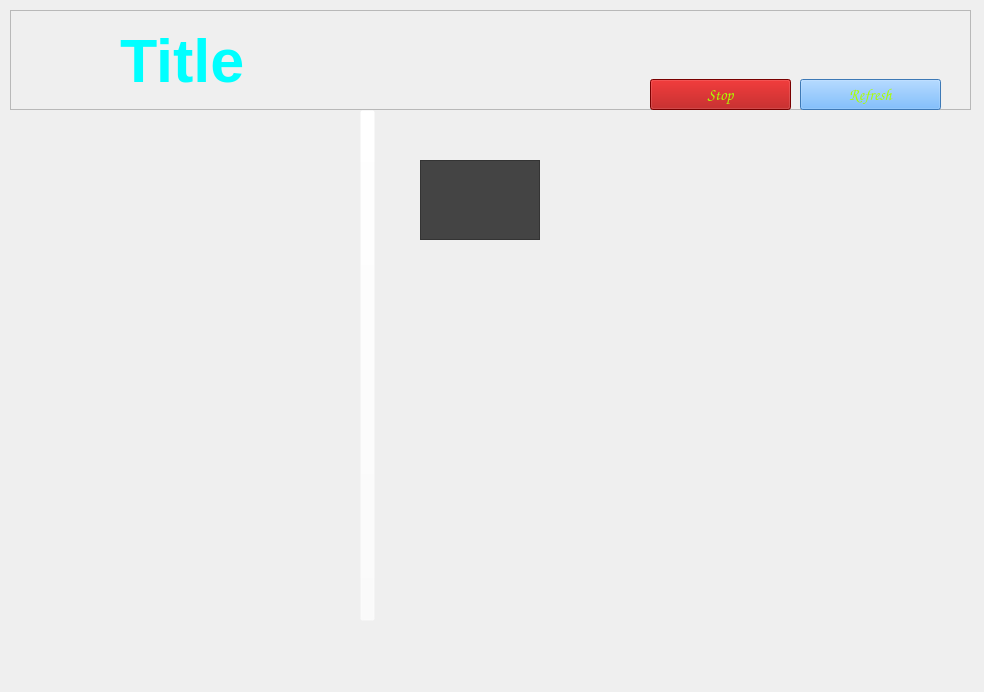
<?xml version="1.0" encoding="UTF-8"?>
<ui version="4.0">
 <class>Dialog</class>
 <widget class="QDialog" name="Dialog">
  <property name="geometry">
   <rect>
    <x>0</x>
    <y>0</y>
    <width>984</width>
    <height>692</height>
   </rect>
  </property>
  <property name="windowTitle">
   <string>Dialog</string>
  </property>
  <widget class="QFrame" name="frm_title">
   <property name="geometry">
    <rect>
     <x>10</x>
     <y>10</y>
     <width>961</width>
     <height>100</height>
    </rect>
   </property>
   <property name="frameShape">
    <enum>QFrame::StyledPanel</enum>
   </property>
   <property name="frameShadow">
    <enum>QFrame::Raised</enum>
   </property>
   <widget class="QLabel" name="lbl_title_pic">
    <property name="geometry">
     <rect>
      <x>0</x>
      <y>0</y>
      <width>100</width>
      <height>100</height>
     </rect>
    </property>
    <property name="text">
     <string/>
    </property>
    <property name="pixmap">
     <pixmap>../images/today.png</pixmap>
    </property>
    <property name="scaledContents">
     <bool>true</bool>
    </property>
   </widget>
   <widget class="QLabel" name="lbl_title">
    <property name="geometry">
     <rect>
      <x>110</x>
      <y>0</y>
      <width>400</width>
      <height>100</height>
     </rect>
    </property>
    <property name="sizePolicy">
     <sizepolicy hsizetype="Preferred" vsizetype="Preferred">
      <horstretch>0</horstretch>
      <verstretch>0</verstretch>
     </sizepolicy>
    </property>
    <property name="font">
     <font>
      <pointsize>46</pointsize>
      <weight>75</weight>
      <bold>true</bold>
      <underline>false</underline>
     </font>
    </property>
    <property name="styleSheet">
     <string notr="true">color: rgb(0, 255, 255);</string>
    </property>
    <property name="text">
     <string>Title</string>
    </property>
   </widget>
   <widget class="QFrame" name="frm_control">
    <property name="geometry">
     <rect>
      <x>0</x>
      <y>69</y>
      <width>941</width>
      <height>31</height>
     </rect>
    </property>
    <property name="styleSheet">
     <string notr="true">background-color: rgba(255, 255, 255, 0);</string>
    </property>
    <property name="frameShape">
     <enum>QFrame::StyledPanel</enum>
    </property>
    <property name="frameShadow">
     <enum>QFrame::Raised</enum>
    </property>
    <widget class="QPushButton" name="btn_refresh">
     <property name="geometry">
      <rect>
       <x>790</x>
       <y>0</y>
       <width>141</width>
       <height>31</height>
      </rect>
     </property>
     <property name="font">
      <font>
       <family>Comic Sans MS</family>
       <pointsize>12</pointsize>
      </font>
     </property>
     <property name="styleSheet">
      <string notr="true">background-color: rgb(85, 170, 255);
color: rgb(170, 255, 0);</string>
     </property>
     <property name="text">
      <string>Refresh</string>
     </property>
     <property name="autoDefault">
      <bool>false</bool>
     </property>
    </widget>
    <widget class="QPushButton" name="btn_stop">
     <property name="geometry">
      <rect>
       <x>640</x>
       <y>0</y>
       <width>141</width>
       <height>31</height>
      </rect>
     </property>
     <property name="font">
      <font>
       <family>Comic Sans MS</family>
       <pointsize>12</pointsize>
      </font>
     </property>
     <property name="styleSheet">
      <string notr="true">background-color: rgb(170, 0, 0);
color: rgb(170, 255, 0);</string>
     </property>
     <property name="text">
      <string>Stop</string>
     </property>
     <property name="autoDefault">
      <bool>false</bool>
     </property>
    </widget>
    <widget class="QLabel" name="lbl_info">
     <property name="geometry">
      <rect>
       <x>0</x>
       <y>0</y>
       <width>541</width>
       <height>30</height>
      </rect>
     </property>
     <property name="font">
      <font>
       <pointsize>12</pointsize>
      </font>
     </property>
     <property name="text">
      <string/>
     </property>
     <property name="alignment">
      <set>Qt::AlignRight|Qt::AlignTrailing|Qt::AlignVCenter</set>
     </property>
    </widget>
   </widget>
  </widget>
  <widget class="QFrame" name="frm_topics">
   <property name="geometry">
    <rect>
     <x>10</x>
     <y>110</y>
     <width>371</width>
     <height>511</height>
    </rect>
   </property>
   <property name="styleSheet">
    <string notr="true">background-color: rgba(255, 255, 255, 0);</string>
   </property>
   <property name="frameShape">
    <enum>QFrame::StyledPanel</enum>
   </property>
   <property name="frameShadow">
    <enum>QFrame::Raised</enum>
   </property>
   <widget class="QListWidget" name="lst_topics">
    <property name="geometry">
     <rect>
      <x>0</x>
      <y>0</y>
      <width>350</width>
      <height>501</height>
     </rect>
    </property>
    <property name="styleSheet">
     <string notr="true">QListWidget: {background-color: rgba(255, 255, 255, 0);}

</string>
    </property>
    <property name="selectionRectVisible">
     <bool>true</bool>
    </property>
   </widget>
   <widget class="QPushButton" name="btn_topics_show">
    <property name="geometry">
     <rect>
      <x>350</x>
      <y>0</y>
      <width>15</width>
      <height>511</height>
     </rect>
    </property>
    <property name="styleSheet">
     <string notr="true">QPushButton:hover {background-color: qlineargradient(spread:pad, x1:0, y1:0.00568182, x2:0.98, y2:0.982955, stop:0 rgb(38, 19, 255), stop:1 rgb(150, 207, 207));}

</string>
    </property>
    <property name="text">
     <string/>
    </property>
    <property name="icon">
     <iconset>
      <normaloff>../images/left_roll.png</normaloff>../images/left_roll.png</iconset>
    </property>
    <property name="iconSize">
     <size>
      <width>16</width>
      <height>16</height>
     </size>
    </property>
    <property name="autoDefault">
     <bool>false</bool>
    </property>
   </widget>
  </widget>
  <widget class="QScrollArea" name="area_content">
   <property name="geometry">
    <rect>
     <x>420</x>
     <y>160</y>
     <width>120</width>
     <height>80</height>
    </rect>
   </property>
   <property name="styleSheet">
    <string notr="true">background-color: rgb(68, 68, 68);</string>
   </property>
   <property name="widgetResizable">
    <bool>true</bool>
   </property>
   <widget class="QWidget" name="scrollAreaWidgetContents">
    <property name="geometry">
     <rect>
      <x>0</x>
      <y>0</y>
      <width>118</width>
      <height>78</height>
     </rect>
    </property>
   </widget>
  </widget>
 </widget>
 <resources/>
 <connections/>
</ui>
